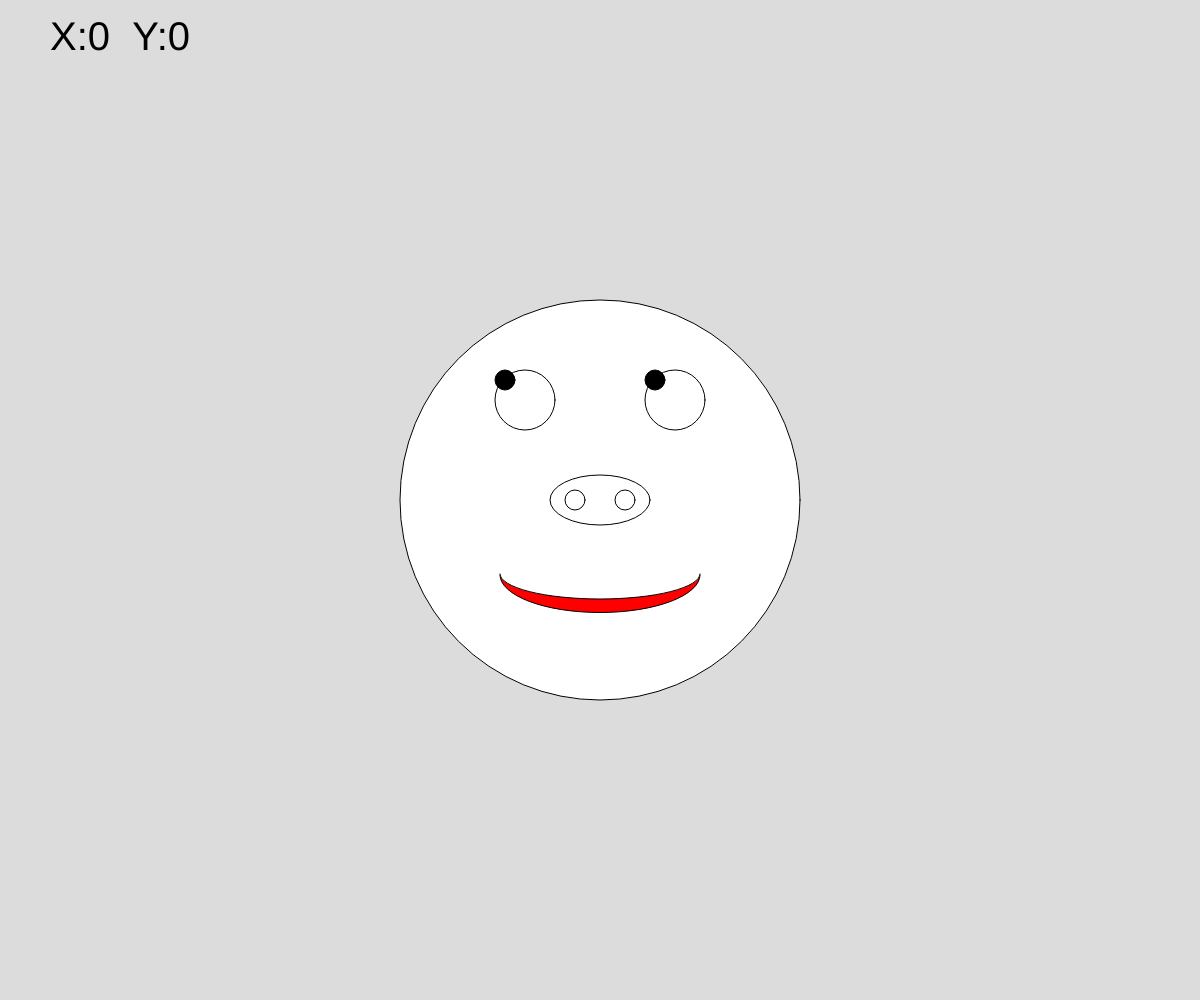
Frame 1 (no input)
Frame 60 (no input): identical to frame 1, image omitted
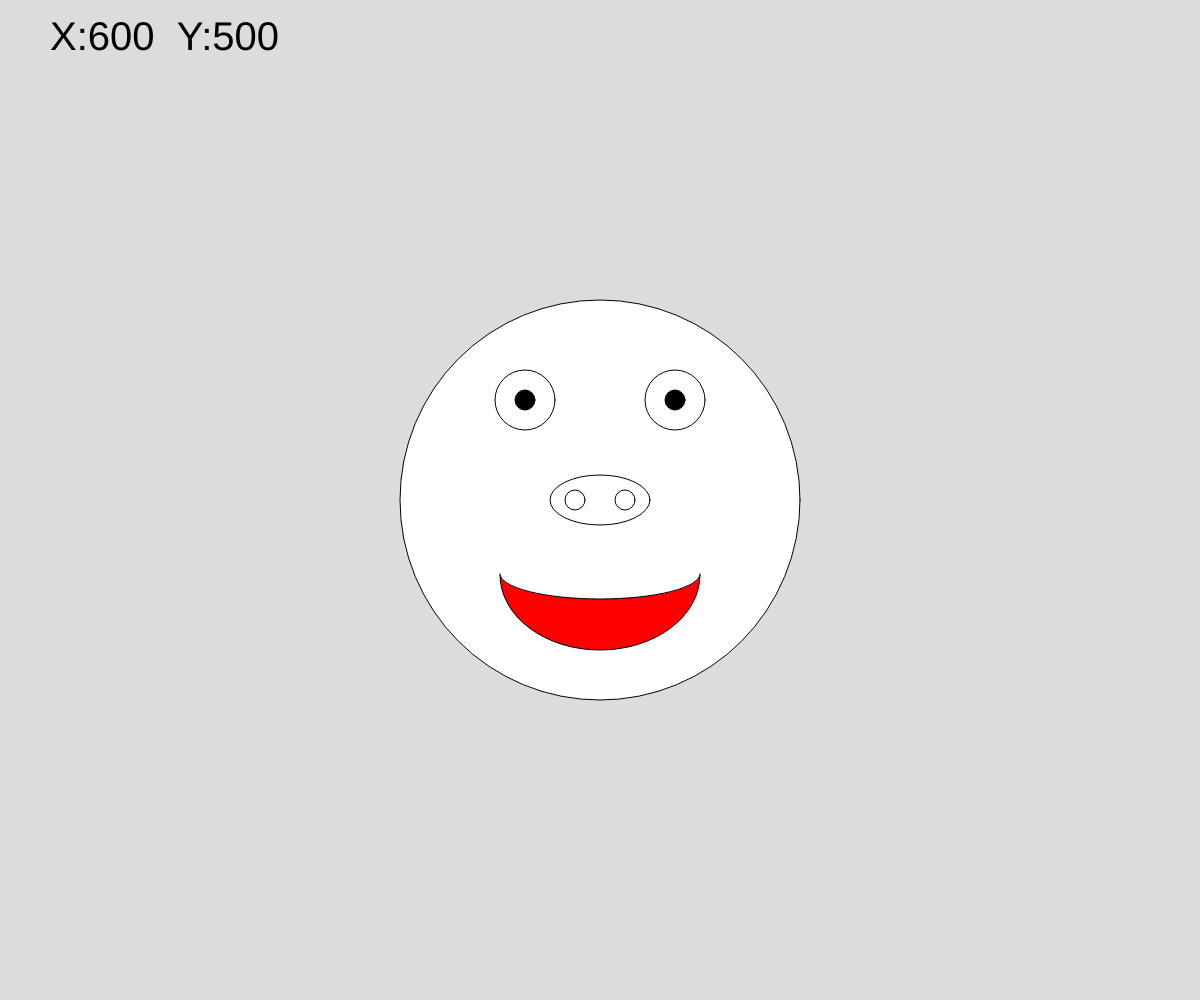
Frame 120 (the mouse pressed at the canvas centre since frame 60)

The p5.js sketch that drew these frames (run headless with seeded random() and noise() and a simulated clock; from frame 60 on, the mouse is pressed at the canvas centre):

// p5.js sketch
// ── sketch.js
function setup() {
  createCanvas(windowWidth, windowHeight);
}

function draw() {
  background(220);
  textSize(40)
  text("X:"+mouseX+"  Y:"+mouseY,50,50)
  push()
    translate(width/2,height/2)
    ellipse(0,0,400)
    ellipse(0,0,100,50)
    ellipse(-25,0,20) //左鼻孔
    ellipse(25,0,20) //右鼻孔

    ellipse(-75,-100,60)
    ellipse(75,-100,60)

    fill(0)
    ellipse(-75+map(mouseX,0,width,-20,20),-100+map(mouseY,0,height,-20,20),20) //左眼珠
    ellipse(75+map(mouseX,0,width,-20,20),-100+map(mouseY,0,height,-20,20),20)
    if(mouseIsPressed)
    {
    fill(255,0,0)
    arc(0,75,200,150,0,PI)
    }
    else
    {
    fill(255,0,0)
    arc(0,75,200,75,0,PI)
    }
    fill(255)
    arc(0,74,200,50,0,PI)
  pop()

}


// りうらがすきぴよまる
